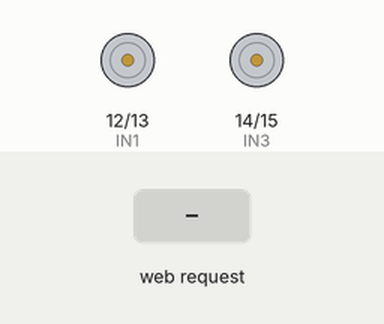
Simulated run of this sketch. Board: ESP32. Shown: motor-driver pin pairs drawn as motors (green arrow = first pin HIGH = forward, orange = second pin HIGH = backward, longer = more drive). The test bench sets the inputs (shaded band). WiFi joins after 1.5 s; servers stay silent unless stated; the camera gives no picture; what the sketch prints to the serial monitor is not drawn.

Above: at 3.0 s.
3.1 s: HTTP request GET /control?move=F received
At 3.9 s:
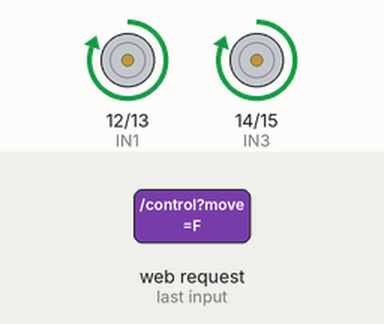
4.6 s: HTTP request GET /control?move=B received
At 5.0 s:
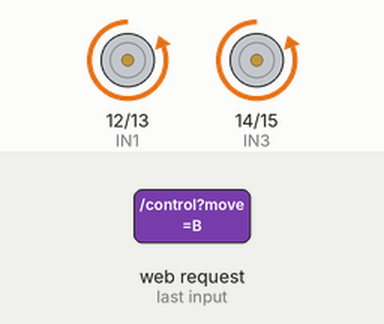
6.1 s: HTTP request GET /control?move=L received
At 7.3 s:
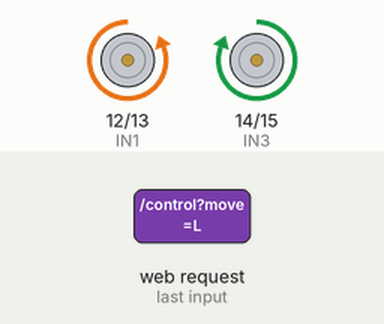
7.6 s: HTTP request GET /control?move=R received
At 8.5 s:
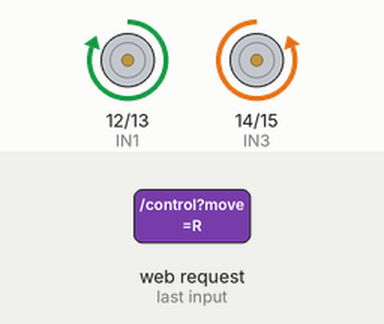
Timing chart, 0 to 10.1 s (numbered marks = the images above; inputs shaded):
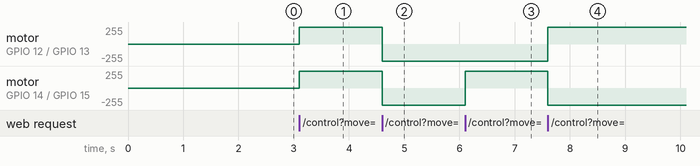

The sketch:

sketch_nov4allllllllllllllllllllllllllllllllllll.ino
```cpp
#include "esp_camera.h"
#include <WiFi.h>
#include <WebServer.h>

// Wi-Fi credentials
const char* ssid = "**********";
const char* password = "********";

// Motor driver pins (L298N / HW-130)
#define IN1 12
#define IN2 13
#define IN3 14
#define IN4 15

WebServer controlServer(80);
WiFiServer streamServer(81);

// ESP32-CAM AI Thinker pin config
#define PWDN_GPIO_NUM     32
#define RESET_GPIO_NUM    -1
#define XCLK_GPIO_NUM     0
#define SIOD_GPIO_NUM     26
#define SIOC_GPIO_NUM     27
#define Y9_GPIO_NUM       35
#define Y8_GPIO_NUM       34
#define Y7_GPIO_NUM       39
#define Y6_GPIO_NUM       36
#define Y5_GPIO_NUM       21
#define Y4_GPIO_NUM       19
#define Y3_GPIO_NUM       18
#define Y2_GPIO_NUM       5
#define VSYNC_GPIO_NUM    25
#define HREF_GPIO_NUM     23
#define PCLK_GPIO_NUM     22

// ===== Motor Control =====
void stopMotors() {
  digitalWrite(IN1, LOW); digitalWrite(IN2, LOW);
  digitalWrite(IN3, LOW); digitalWrite(IN4, LOW);
}

void moveForward() {
  digitalWrite(IN1, HIGH); digitalWrite(IN2, LOW);
  digitalWrite(IN3, HIGH); digitalWrite(IN4, LOW);
}

void moveBackward() {
  digitalWrite(IN1, LOW); digitalWrite(IN2, HIGH);
  digitalWrite(IN3, LOW); digitalWrite(IN4, HIGH);
}

void turnLeft() {
  digitalWrite(IN1, LOW); digitalWrite(IN2, HIGH);
  digitalWrite(IN3, HIGH); digitalWrite(IN4, LOW);
}

void turnRight() {
  digitalWrite(IN1, HIGH); digitalWrite(IN2, LOW);
  digitalWrite(IN3, LOW); digitalWrite(IN4, HIGH);
}

// ===== Web Control UI =====
void handleRoot() {
  controlServer.send(200, "text/html", R"rawliteral(
    <html><head>
      <meta name="viewport" content="width=device-width, initial-scale=1">
      <title>Surveillance Car by THE ROBOT MAKERS</title>
      <style>
        button { width: 80px; height: 50px; font-size: 16px; margin: 5px; }
        .btns { display: flex; flex-wrap: wrap; justify-content: center; }
        img { width: 100%; max-width: 480px; }
      </style>
    </head><body>
      <h2 align="center">THE ROBOT MAKERS</h2>
      <div align="center">
        <img src="http://)rawliteral" + WiFi.localIP().toString() + R"rawliteral(:81/stream">
      </div>
      <div class="btns">
        <button onclick="send('F')">Forward</button><br>
        <button onclick="send('L')">Left</button>
        <button onclick="send('S')">Stop</button>
        <button onclick="send('R')">Right</button><br>
        <button onclick="send('B')">Backward</button>
      </div>
      <script>
        function send(cmd) {
          fetch("/control?move=" + cmd);
        }
      </script>
    </body></html>
  )rawliteral");
}

// ===== Command Handler =====
void handleControl() {
  String move = controlServer.arg("move");
  Serial.println("Received command: " + move);

  if (move == "F") moveForward();
  else if (move == "B") moveBackward();
  else if (move == "L") turnLeft();
  else if (move == "R") turnRight();
  else stopMotors();

  controlServer.send(204, "", "");//sngier
}

// ===== Camera Setup (Grayscale) =====
void startCamera() {
  camera_config_t config;
  config.ledc_channel = LEDC_CHANNEL_0;
  config.ledc_timer = LEDC_TIMER_0;
  config.pin_d0 = Y2_GPIO_NUM; config.pin_d1 = Y3_GPIO_NUM;
  config.pin_d2 = Y4_GPIO_NUM; config.pin_d3 = Y5_GPIO_NUM;
  config.pin_d4 = Y6_GPIO_NUM; config.pin_d5 = Y7_GPIO_NUM;
  config.pin_d6 = Y8_GPIO_NUM; config.pin_d7 = Y9_GPIO_NUM;
  config.pin_xclk = XCLK_GPIO_NUM;
  config.pin_pclk = PCLK_GPIO_NUM;
  config.pin_vsync = VSYNC_GPIO_NUM;
  config.pin_href  = HREF_GPIO_NUM;
  config.pin_sscb_sda = SIOD_GPIO_NUM;
  config.pin_sscb_scl = SIOC_GPIO_NUM;
  config.pin_pwdn = PWDN_GPIO_NUM;
  config.pin_reset = RESET_GPIO_NUM;
  config.xclk_freq_hz = 20000000;

  config.pixel_format = PIXFORMAT_GRAYSCALE;
  config.frame_size = FRAMESIZE_CIF; // 352x288
  config.jpeg_quality = 12;
  config.fb_count = 1;

  esp_err_t err = esp_camera_init(&config);
  if (err != ESP_OK) {
    Serial.printf("Camera init failed: 0x%x\n", err);
    while (true);
  }
}

// ===== Streaming Task =====
void streamVideo() {
  WiFiClient client = streamServer.available();
  if (!client) return;

  client.println("HTTP/1.1 200 OK");
  client.println("Content-Type: multipart/x-mixed-replace; boundary=frame");
  client.println();

  while (client.connected()) {
    camera_fb_t *fb = esp_camera_fb_get();
    if (!fb) continue;

    uint8_t* jpg_buf = NULL;
    size_t jpg_len = 0;
    bool converted = frame2jpg(fb, 40, &jpg_buf, &jpg_len);

    if (converted) {
      client.printf("--frame\r\nContent-Type: image/jpeg\r\nContent-Length: %u\r\n\r\n", jpg_len);
      client.write(jpg_buf, jpg_len);
      client.println();
      free(jpg_buf);
    }

    esp_camera_fb_return(fb);
    delay(10); // frame delay
  }
}

// Task to run streamVideo() independently
void streamTask(void* pvParameters) {
  while (true) {
    streamVideo();
    vTaskDelay(1); // avoid watchdog timeout
  }
}

void setup() {
  Serial.begin(115200);

  // Motor pin setup
  pinMode(IN1, OUTPUT); pinMode(IN2, OUTPUT);
  pinMode(IN3, OUTPUT); pinMode(IN4, OUTPUT);
  stopMotors();

  // Connect Wi-Fi
  WiFi.begin(ssid, password);
  Serial.print("Connecting to WiFi");
  while (WiFi.status() != WL_CONNECTED) {
    delay(500); Serial.print(".");
  }

  Serial.println("\nWiFi connected!");
  Serial.print("Control page: http://"); Serial.println(WiFi.localIP());
  Serial.print("Stream page:  http://"); Serial.print(WiFi.localIP()); Serial.println(":81/stream");

  // Camera + servers
  startCamera();
  controlServer.on("/", handleRoot);
  controlServer.on("/control", handleControl);
  controlServer.begin();
  streamServer.begin();

  // Launch camera stream task on core 0
  xTaskCreatePinnedToCore(
    streamTask,       // Function
    "streamTask",     // Name
    8192,             // Stack size
    NULL,             // Param
    1,                // Priority
    NULL,             // Handle
    0                 // Core 0
  );
}

void loop() {
  controlServer.handleClient();  // only handles motor control
}
```

Measured:
- after the input at 3.1 s, motor on GPIO 12 (IN1) / GPIO 13 (IN2), motor on GPIO 14 (IN3) / GPIO 15 (IN4): stopped → forward 255/255 at once
- after the input at 4.6 s, motor on GPIO 12 (IN1) / GPIO 13 (IN2), motor on GPIO 14 (IN3) / GPIO 15 (IN4): forward 255/255 → backward 255/255 at once
- after the input at 6.1 s, motor on GPIO 14 (IN3) / GPIO 15 (IN4): backward 255/255 → forward 255/255 at once
- after the input at 7.6 s, motor on GPIO 12 (IN1) / GPIO 13 (IN2): backward 255/255 → forward 255/255 at once; motor on GPIO 14 (IN3) / GPIO 15 (IN4): forward 255/255 → backward 255/255 at once
